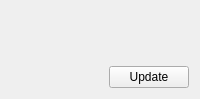
<?xml version="1.0" encoding="UTF-8"?>
<ui version="4.0">
 <class>ServiceUpdates::CFirmwareUpdate</class>
 <widget class="QWidget" name="ServiceUpdates::CFirmwareUpdate">
  <property name="geometry">
   <rect>
    <x>0</x>
    <y>0</y>
    <width>200</width>
    <height>99</height>
   </rect>
  </property>
  <property name="windowTitle">
   <string>Form</string>
  </property>
  <layout class="QGridLayout" name="gridLayout">
   <item row="0" column="0">
    <widget class="MainMenu::CScrollTable" name="widget" native="true"/>
   </item>
   <item row="1" column="0">
    <layout class="QHBoxLayout" name="horizontalLayout">
     <item>
      <spacer name="horizontalSpacer">
       <property name="orientation">
        <enum>Qt::Horizontal</enum>
       </property>
       <property name="sizeHint" stdset="0">
        <size>
         <width>158</width>
         <height>20</height>
        </size>
       </property>
      </spacer>
     </item>
     <item>
      <widget class="QPushButton" name="updateBtn">
       <property name="text">
        <string>Update</string>
       </property>
      </widget>
     </item>
    </layout>
   </item>
  </layout>
 </widget>
 <customwidgets>
  <customwidget>
   <class>MainMenu::CScrollTable</class>
   <extends>QWidget</extends>
   <header>MainMenu/Include/ScrollTable.h</header>
   <container>1</container>
  </customwidget>
 </customwidgets>
 <resources/>
 <connections/>
</ui>
